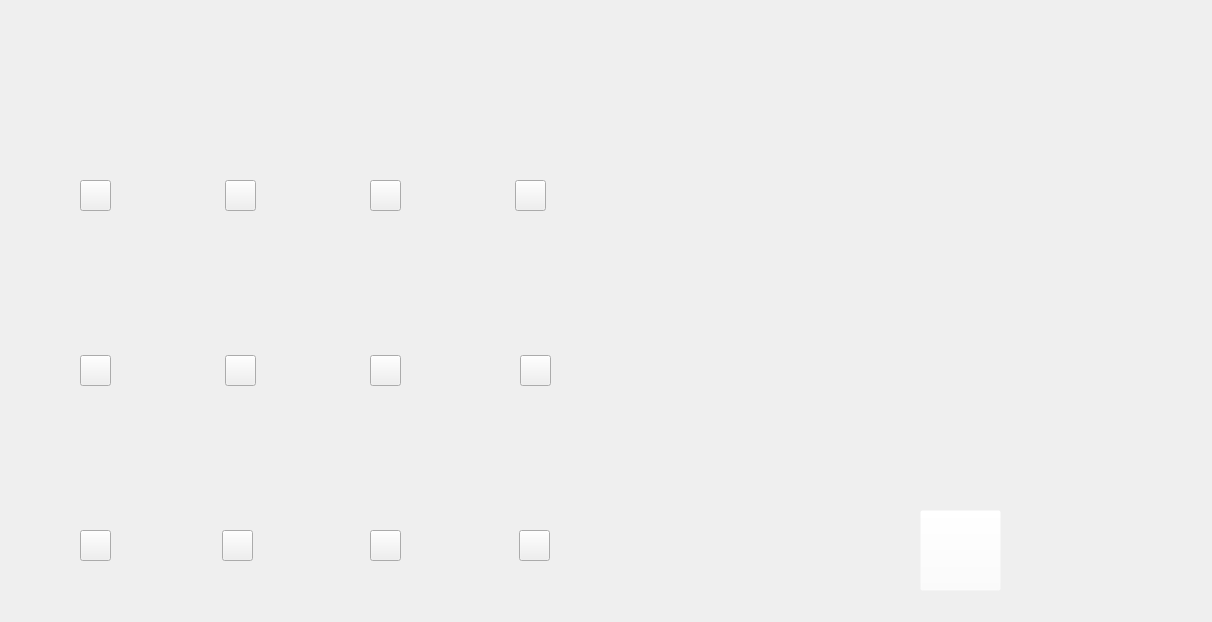
<?xml version="1.0" encoding="UTF-8"?>
<ui version="4.0">
 <class>choose</class>
 <widget class="QWidget" name="choose">
  <property name="geometry">
   <rect>
    <x>0</x>
    <y>0</y>
    <width>1212</width>
    <height>622</height>
   </rect>
  </property>
  <property name="windowTitle">
   <string>Form</string>
  </property>
  <property name="styleSheet">
   <string notr="true"/>
  </property>
  <widget class="QLabel" name="big">
   <property name="geometry">
    <rect>
     <x>760</x>
     <y>140</y>
     <width>321</width>
     <height>311</height>
    </rect>
   </property>
   <property name="styleSheet">
    <string notr="true">border-image: url(:/img/trn new.png);</string>
   </property>
   <property name="text">
    <string/>
   </property>
   <property name="scaledContents">
    <bool>true</bool>
   </property>
  </widget>
  <widget class="QPushButton" name="tou1">
   <property name="geometry">
    <rect>
     <x>80</x>
     <y>180</y>
     <width>31</width>
     <height>31</height>
    </rect>
   </property>
   <property name="styleSheet">
    <string notr="true">border-image: url(:/img/qwer/bg.png);</string>
   </property>
   <property name="text">
    <string/>
   </property>
  </widget>
  <widget class="QPushButton" name="tou2">
   <property name="geometry">
    <rect>
     <x>225</x>
     <y>180</y>
     <width>31</width>
     <height>31</height>
    </rect>
   </property>
   <property name="styleSheet">
    <string notr="true">border-image: url(:/img/qwer/bg.png);</string>
   </property>
   <property name="text">
    <string/>
   </property>
  </widget>
  <widget class="QPushButton" name="tou6">
   <property name="geometry">
    <rect>
     <x>370</x>
     <y>180</y>
     <width>31</width>
     <height>31</height>
    </rect>
   </property>
   <property name="styleSheet">
    <string notr="true">border-image: url(:/img/qwer/bg.png);</string>
   </property>
   <property name="text">
    <string/>
   </property>
  </widget>
  <widget class="QPushButton" name="tou8">
   <property name="geometry">
    <rect>
     <x>515</x>
     <y>180</y>
     <width>31</width>
     <height>31</height>
    </rect>
   </property>
   <property name="styleSheet">
    <string notr="true">border-image: url(:/img/qwer/bg.png);</string>
   </property>
   <property name="text">
    <string/>
   </property>
  </widget>
  <widget class="QPushButton" name="tou9">
   <property name="geometry">
    <rect>
     <x>80</x>
     <y>355</y>
     <width>31</width>
     <height>31</height>
    </rect>
   </property>
   <property name="styleSheet">
    <string notr="true">border-image: url(:/img/qwer/bg.png);</string>
   </property>
   <property name="text">
    <string/>
   </property>
  </widget>
  <widget class="QPushButton" name="tou10">
   <property name="geometry">
    <rect>
     <x>225</x>
     <y>355</y>
     <width>31</width>
     <height>31</height>
    </rect>
   </property>
   <property name="styleSheet">
    <string notr="true">border-image: url(:/img/qwer/bg.png);</string>
   </property>
   <property name="text">
    <string/>
   </property>
  </widget>
  <widget class="QPushButton" name="tou11">
   <property name="geometry">
    <rect>
     <x>370</x>
     <y>355</y>
     <width>31</width>
     <height>31</height>
    </rect>
   </property>
   <property name="styleSheet">
    <string notr="true">border-image: url(:/img/qwer/bg.png);</string>
   </property>
   <property name="text">
    <string/>
   </property>
  </widget>
  <widget class="QPushButton" name="tou12">
   <property name="geometry">
    <rect>
     <x>520</x>
     <y>355</y>
     <width>31</width>
     <height>31</height>
    </rect>
   </property>
   <property name="styleSheet">
    <string notr="true">border-image: url(:/img/qwer/bg.png);</string>
   </property>
   <property name="text">
    <string/>
   </property>
  </widget>
  <widget class="QPushButton" name="tou13">
   <property name="geometry">
    <rect>
     <x>80</x>
     <y>530</y>
     <width>31</width>
     <height>31</height>
    </rect>
   </property>
   <property name="styleSheet">
    <string notr="true">border-image: url(:/img/qwer/bg.png);</string>
   </property>
   <property name="text">
    <string/>
   </property>
  </widget>
  <widget class="QPushButton" name="tou14">
   <property name="geometry">
    <rect>
     <x>222</x>
     <y>530</y>
     <width>31</width>
     <height>31</height>
    </rect>
   </property>
   <property name="styleSheet">
    <string notr="true">border-image: url(:/img/qwer/bg.png);</string>
   </property>
   <property name="text">
    <string/>
   </property>
  </widget>
  <widget class="QPushButton" name="tou15">
   <property name="geometry">
    <rect>
     <x>370</x>
     <y>530</y>
     <width>31</width>
     <height>31</height>
    </rect>
   </property>
   <property name="styleSheet">
    <string notr="true">border-image: url(:/img/qwer/bg.png);</string>
   </property>
   <property name="text">
    <string/>
   </property>
  </widget>
  <widget class="QPushButton" name="tou16">
   <property name="geometry">
    <rect>
     <x>519</x>
     <y>530</y>
     <width>31</width>
     <height>31</height>
    </rect>
   </property>
   <property name="styleSheet">
    <string notr="true">border-image: url(:/img/qwer/bg.png);</string>
   </property>
   <property name="text">
    <string/>
   </property>
  </widget>
  <widget class="QPushButton" name="pushButton">
   <property name="geometry">
    <rect>
     <x>920</x>
     <y>510</y>
     <width>81</width>
     <height>81</height>
    </rect>
   </property>
   <property name="font">
    <font>
     <pointsize>13</pointsize>
    </font>
   </property>
   <property name="styleSheet">
    <string notr="true">border-image: url(:/img/btn.png);
background-color: rgb(255, 255, 255,0);</string>
   </property>
   <property name="text">
    <string/>
   </property>
  </widget>
  <widget class="QLabel" name="label">
   <property name="geometry">
    <rect>
     <x>1</x>
     <y>4</y>
     <width>1211</width>
     <height>621</height>
    </rect>
   </property>
   <property name="styleSheet">
    <string notr="true">border-image: url(:/img/qwer/233.png);</string>
   </property>
   <property name="text">
    <string/>
   </property>
  </widget>
  <zorder>label</zorder>
  <zorder>big</zorder>
  <zorder>tou1</zorder>
  <zorder>tou2</zorder>
  <zorder>tou6</zorder>
  <zorder>tou8</zorder>
  <zorder>tou9</zorder>
  <zorder>tou10</zorder>
  <zorder>tou11</zorder>
  <zorder>tou12</zorder>
  <zorder>tou13</zorder>
  <zorder>tou14</zorder>
  <zorder>tou15</zorder>
  <zorder>tou16</zorder>
  <zorder>pushButton</zorder>
 </widget>
 <resources/>
 <connections/>
</ui>
